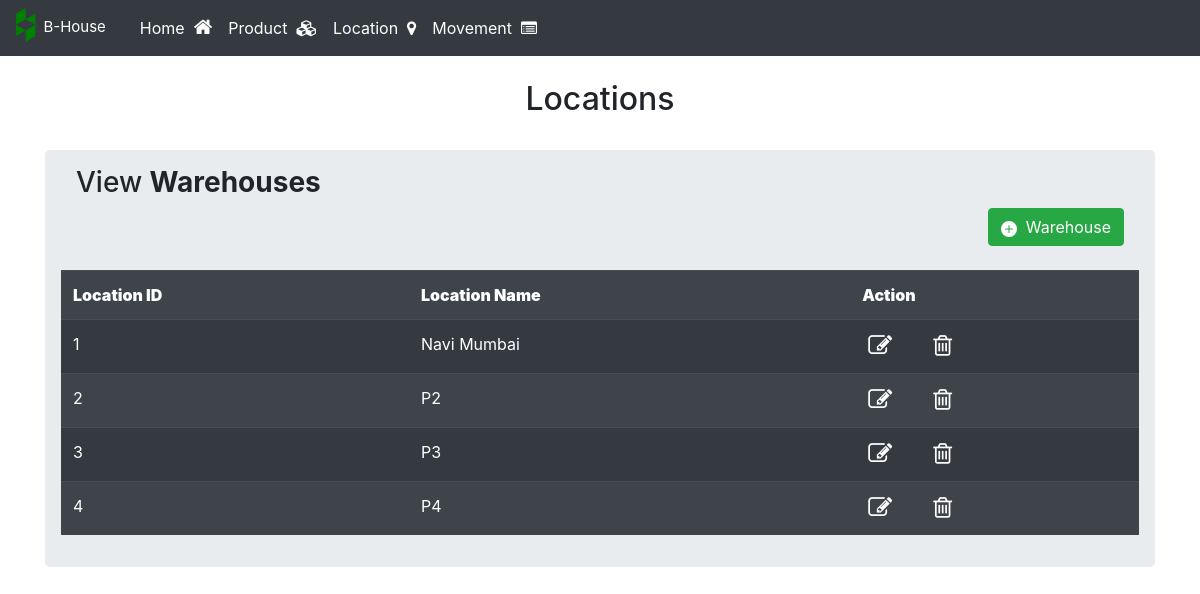
The app's page /location with its own data.
### app.py (models this page shows, shortened)
class Location(db.Model):
	id = db.Column(db.Integer,primary_key=True)
	name = db.Column(db.String(100),nullable=False)
	date_created = db.Column(db.DateTime, default=datetime.utcnow)
	date_updated = db.Column(db.DateTime, default=datetime.utcnow)

### app.py (the view)
@app.route('/location',methods=['GET','POST'])
def locations():
	if request.method=='POST':
		if 'add_location_name' in request.form:
			location_name = request.form['add_location_name']
			if not location_name.strip():
				flash(f"warehouse is empty or contains only spaces!", "danger")
				return redirect('/location')
			elif bool(Location.query.filter(func.lower(Location.name) == func.lower(location_name)).first()):
				flash(f"'{location_name}' warehouse already exists in the data!", "danger")
				return redirect('/location')
			else:
				new_location=Location(name=location_name)
				db.session.add(new_location)
				db.session.commit()
				flash(f"'{location_name}' warehouse is successfully added!", "success")
				return redirect('/location')
		if 'delete_location_id' in request.form:
			location_id = request.form['delete_location_id']
			old_location_name = Location.query.filter_by(id=location_id).first()
			f_id=ProductMovement.query.filter(or_(ProductMovement.from_location == old_location_name.name,ProductMovement.to_location == old_location_name.name)).first()
			if f_id is not None:
				flash(f" Location used in movement cannot be deleted !", "danger")
				return redirect('/location')
			else:
				delete_location = Location.query.get_or_404(location_id)
				db.session.delete(delete_location)
				db.session.commit()
				flash(f"'{delete_location.name}' warehouse successfully deleted", "danger")
				return redirect('/location')
		if 'editlocation' in request.form:
			update_location_name = request.form['location_name']
			if bool(Location.query.filter(func.lower(Location.name) == func.lower(update_location_name)).first()):
				flash(f"'{update_location_name}' warehouse already exists in the data!", "danger")
				return redirect('/location')
			else:
				update_location_id = request.form['editlocation']
				old_location_name = Location.query.filter_by(id=update_location_id).first()
				update = Location.query.get_or_404(update_location_id)
				f_id=ProductMovement.query.filter_by(from_location = old_location_name.name)
				for  i in f_id:
					edit_movement = ProductMovement.query.get_or_404(i.id)
					edit_movement.from_location=update_location_name
				t_id=ProductMovement.query.filter_by(to_location=old_location_name.name)
				for  i in t_id:
					edit_movement = ProductMovement.query.get_or_404(i.id)
					edit_movement.to_location=update_location_name
				update.name = update_location_name
				update.date_updated = datetime.utcnow()
				db.session.commit()
				flash(f" Warehouse successfully updated to '{update.name}'!", "info")
				return redirect('/location')
	else:
		all_location = Location.query.order_by(Location.id).all()
		return render_template('location.html',title='Location',locations=all_location)

### templates/location.html (shortened to what this page needs)
{% extends 'base.html' %}
{% block body %}
<br>
<H2 align="center">Locations</H2>
<div class="container" align="center">
	<br>
	<div div class="row-9">
		<DIV class="jumbotron p-3">
		<div class="col-12">
			<H3 align="left">View <b>Warehouses</b></H3>
			<div align="right">
				<button class="btn btn-success btn-xs" data-toggle="modal" data-target="#addNewLocation"><svg width="1em" height="1em" viewBox="0 0 16 16" class="bi bi-plus-circle-fill" fill="currentColor" xmlns="http://www.w3.org/2000/svg">
  <path fill-rule="evenodd" d="M16 8A8 8 0 1 1 0 8a8 8 0 0 1 16 0zM8.5 4.5a.5.5 0 0 0-1 0v3h-3a.5.5 0 0 0 0 1h3v3a.5.5 0 0 0 1 0v-3h3a.5.5 0 0 0 0-1h-3v-3z"/>
</svg>&nbsp; Warehouse</button>
			</div>
			<br>
		</div>
			<table class="table table-striped table-dark">
				<tr>
					<th><b>Location ID</b></th>
					<th><b>Location Name</b></th>
					<th><b>Action</b></th>
				</tr>
				{% for location in locations%}
				<tr>
					<td>{{location.id}}</td>
					<td>{{location.name}}</td>
					<td>
						<div style="width:70px;">
    					<div style="float: left; width: 13px">
            <button  style="border: 0; background: none;"  data-toggle="modal" data-target="#editlocation{{location.id}}" ><i class="fa fa-edit" style="font-size:24px ; color: white"></i></button>
						</div>
					 	<div style="float: right; width: 5px">
						<form action="/location" method="POST" >
              <button type="submit" name="submit" onclick="this.blur(); return confirm('Are you sure to delete {{location.name}}?');" style="border: 0; background: none;">
            <i class="fa fa-trash-o" style='font-size:24px ; color: white' aria-hidden="true"></i>
          </button>
						</form>
						</div>
						</div>
					</td>
				</tr>
				{% endfor %}
			</table>
			</DIV>
		</div>
	</div>
{% endblock%}

### records on screen
Location: id "1", name "Navi Mumbai"
Location: id "2", name "P2"
Location: id "3", name "P3"
Location: id "4", name "P4"
